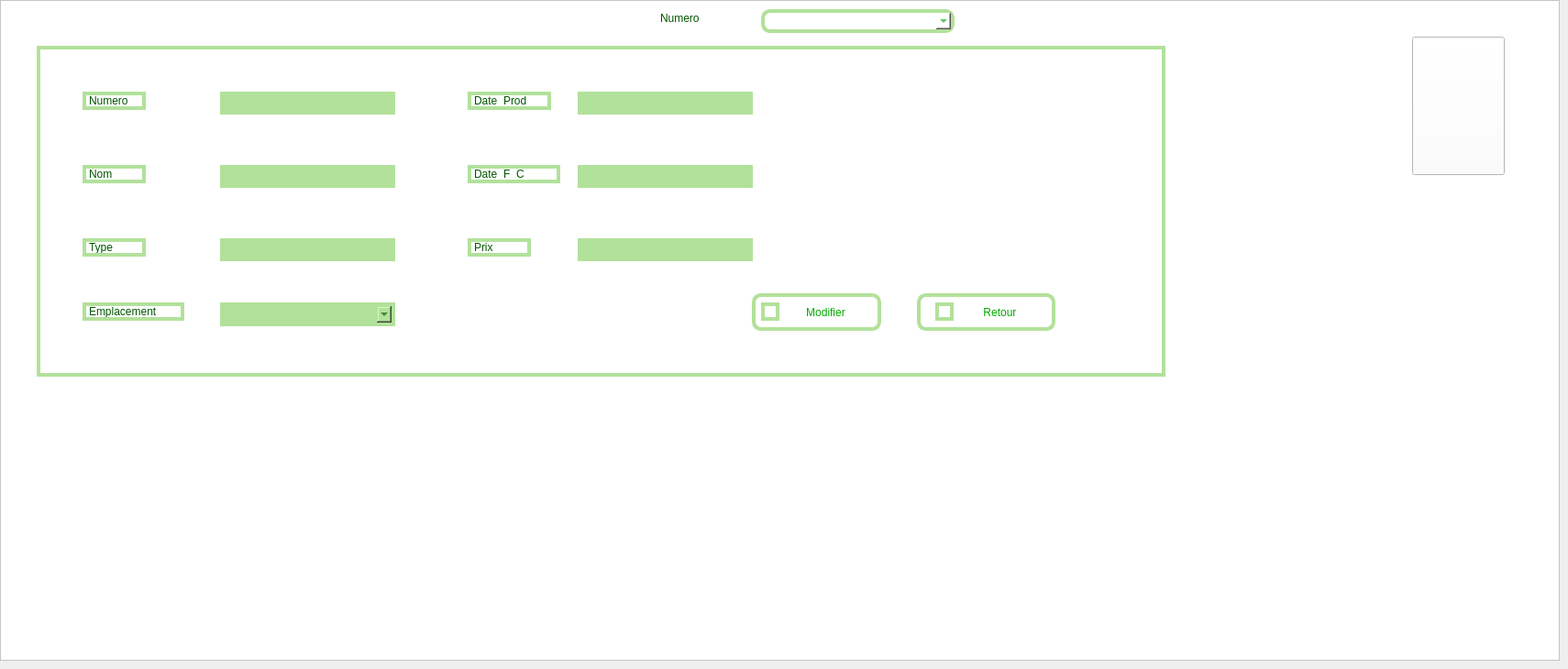
    <widget class="QWidget" name="page_9">
     <widget class="QFrame" name="frame_produit_modif">
      <property name="geometry">
       <rect>
        <x>0</x>
        <y>0</y>
        <width>1701</width>
        <height>721</height>
       </rect>
      </property>
      <property name="styleSheet">
       <string notr="true">background-color:rgb(255,255,255);</string>
      </property>
      <property name="frameShape">
       <enum>QFrame::StyledPanel</enum>
      </property>
      <property name="frameShadow">
       <enum>QFrame::Raised</enum>
      </property>
      <widget class="QFrame" name="frame_produit_modif2_2">
       <property name="geometry">
        <rect>
         <x>40</x>
         <y>50</y>
         <width>1231</width>
         <height>361</height>
        </rect>
       </property>
       <property name="styleSheet">
        <string notr="true">border:4px solid rgb(178,225,155);</string>
       </property>
       <property name="frameShape">
        <enum>QFrame::StyledPanel</enum>
       </property>
       <property name="frameShadow">
        <enum>QFrame::Raised</enum>
       </property>
       <widget class="QGroupBox" name="groupBox_2">
        <property name="geometry">
         <rect>
          <x>0</x>
          <y>0</y>
          <width>1231</width>
          <height>361</height>
         </rect>
        </property>
        <property name="styleSheet">
         <string notr="true">font:10pt&quot;Centaur&quot;;
color:rgb(0,85,0);

</string>
        </property>
        <property name="title">
         <string/>
        </property>
        <widget class="QPushButton" name="pb_modifier_produit">
         <property name="geometry">
          <rect>
           <x>780</x>
           <y>270</y>
           <width>141</width>
           <height>41</height>
          </rect>
         </property>
         <property name="styleSheet">
          <string notr="true">font:10pt&quot;Centaur&quot;;
color:rgb(0,170,0);
border-radius:10px;
border:4px solid rgb(178,225,155);</string>
         </property>
         <property name="text">
          <string>      Modifier</string>
         </property>
        </widget>
        <widget class="QLabel" name="label_produit5_2">
         <property name="geometry">
          <rect>
           <x>50</x>
           <y>130</y>
           <width>69</width>
           <height>20</height>
          </rect>
         </property>
         <property name="text">
          <string>Nom</string>
         </property>
        </widget>
        <widget class="QLabel" name="label_produit6_2">
         <property name="geometry">
          <rect>
           <x>50</x>
           <y>210</y>
           <width>69</width>
           <height>20</height>
          </rect>
         </property>
         <property name="text">
          <string>Type</string>
         </property>
        </widget>
        <widget class="QLabel" name="label_62">
         <property name="geometry">
          <rect>
           <x>120</x>
           <y>390</y>
           <width>69</width>
           <height>20</height>
          </rect>
         </property>
         <property name="text">
          <string>Prix</string>
         </property>
        </widget>
        <widget class="QLineEdit" name="le_Numero_modif">
         <property name="geometry">
          <rect>
           <x>200</x>
           <y>50</y>
           <width>191</width>
           <height>25</height>
          </rect>
         </property>
         <property name="styleSheet">
          <string notr="true">background-color:rgb(178,225,155);</string>
         </property>
        </widget>
        <widget class="QLabel" name="label_produit12_2">
         <property name="geometry">
          <rect>
           <x>50</x>
           <y>50</y>
           <width>69</width>
           <height>20</height>
          </rect>
         </property>
         <property name="text">
          <string>Numero</string>
         </property>
        </widget>
        <widget class="QLabel" name="label_produit13_2">
         <property name="geometry">
          <rect>
           <x>50</x>
           <y>280</y>
           <width>111</width>
           <height>20</height>
          </rect>
         </property>
         <property name="text">
          <string>Emplacement</string>
         </property>
        </widget>
        <widget class="QLineEdit" name="le_Nom_modif">
         <property name="geometry">
          <rect>
           <x>200</x>
           <y>130</y>
           <width>191</width>
           <height>25</height>
          </rect>
         </property>
         <property name="styleSheet">
          <string notr="true">background-color:rgb(178,225,155);</string>
         </property>
        </widget>
        <widget class="QLineEdit" name="letypemodif">
         <property name="geometry">
          <rect>
           <x>200</x>
           <y>210</y>
           <width>191</width>
           <height>25</height>
          </rect>
         </property>
         <property name="styleSheet">
          <string notr="true">background-color:rgb(178,225,155);</string>
         </property>
        </widget>
        <widget class="QLabel" name="label_produit23_2">
         <property name="geometry">
          <rect>
           <x>470</x>
           <y>50</y>
           <width>91</width>
           <height>20</height>
          </rect>
         </property>
         <property name="text">
          <string>Date_Prod</string>
         </property>
        </widget>
        <widget class="QLabel" name="label_produit24_2">
         <property name="geometry">
          <rect>
           <x>470</x>
           <y>130</y>
           <width>101</width>
           <height>20</height>
          </rect>
         </property>
         <property name="text">
          <string>Date_F_C</string>
         </property>
        </widget>
        <widget class="QLabel" name="label_produit25_2">
         <property name="geometry">
          <rect>
           <x>470</x>
           <y>210</y>
           <width>69</width>
           <height>20</height>
          </rect>
         </property>
         <property name="text">
          <string>Prix</string>
         </property>
        </widget>
        <widget class="QLineEdit" name="le_Date_Prod_modif">
         <property name="geometry">
          <rect>
           <x>590</x>
           <y>50</y>
           <width>191</width>
           <height>25</height>
          </rect>
         </property>
         <property name="styleSheet">
          <string notr="true">background-color:rgb(178,225,155);</string>
         </property>
        </widget>
        <widget class="QLineEdit" name="le_Date_F_C_modif">
         <property name="geometry">
          <rect>
           <x>590</x>
           <y>130</y>
           <width>191</width>
           <height>25</height>
          </rect>
         </property>
         <property name="styleSheet">
          <string notr="true">background-color:rgb(178,225,155);</string>
         </property>
        </widget>
        <widget class="QLineEdit" name="le_Prix_modif">
         <property name="geometry">
          <rect>
           <x>590</x>
           <y>210</y>
           <width>191</width>
           <height>25</height>
          </rect>
         </property>
         <property name="styleSheet">
          <string notr="true">background-color:rgb(178,225,155);</string>
         </property>
        </widget>
        <widget class="QLabel" name="le_Nom_modif_erre">
         <property name="geometry">
          <rect>
           <x>200</x>
           <y>160</y>
           <width>191</width>
           <height>20</height>
          </rect>
         </property>
         <property name="styleSheet">
          <string notr="true">border:rgb(255,255,255);</string>
         </property>
         <property name="text">
          <string/>
         </property>
        </widget>
        <widget class="QLabel" name="le_Prix_modif_erre">
         <property name="geometry">
          <rect>
           <x>590</x>
           <y>240</y>
           <width>191</width>
           <height>20</height>
          </rect>
         </property>
         <property name="styleSheet">
          <string notr="true">border:rgb(255,255,255);</string>
         </property>
         <property name="text">
          <string/>
         </property>
        </widget>
        <widget class="QComboBox" name="le_Emplacement_modif">
         <property name="geometry">
          <rect>
           <x>200</x>
           <y>280</y>
           <width>191</width>
           <height>26</height>
          </rect>
         </property>
         <property name="styleSheet">
          <string notr="true">background-color:rgb(178,225,155);</string>
         </property>
        </widget>
        <widget class="QPushButton" name="retour_modif_produit">
         <property name="geometry">
          <rect>
           <x>960</x>
           <y>270</y>
           <width>151</width>
           <height>41</height>
          </rect>
         </property>
         <property name="styleSheet">
          <string notr="true">font:10pt&quot;Centaur&quot;;
color:rgb(0,170,0);
border-radius:10px;
border:4px solid rgb(178,225,155);</string>
         </property>
         <property name="text">
          <string>         Retour</string>
         </property>
        </widget>
        <widget class="QLabel" name="label_produit_retour_modif_1">
         <property name="enabled">
          <bool>false</bool>
         </property>
         <property name="geometry">
          <rect>
           <x>980</x>
           <y>280</y>
           <width>20</width>
           <height>20</height>
          </rect>
         </property>
         <property name="text">
          <string/>
         </property>
        </widget>
        <widget class="QLabel" name="label_produit_modif_produit">
         <property name="enabled">
          <bool>false</bool>
         </property>
         <property name="geometry">
          <rect>
           <x>790</x>
           <y>280</y>
           <width>20</width>
           <height>20</height>
          </rect>
         </property>
         <property name="text">
          <string/>
         </property>
        </widget>
       </widget>
      </widget>
      <widget class="QComboBox" name="le_Numero_modif_2">
       <property name="geometry">
        <rect>
         <x>830</x>
         <y>10</y>
         <width>211</width>
         <height>26</height>
        </rect>
       </property>
       <property name="styleSheet">
        <string notr="true">
font:10pt&quot;Centaur&quot;;
color:rgb(0,170,0);
border-radius:10px;
border:4px solid rgb(178,225,155);</string>
       </property>
      </widget>
      <widget class="QLabel" name="label_produit22_2">
       <property name="geometry">
        <rect>
         <x>720</x>
         <y>10</y>
         <width>69</width>
         <height>20</height>
        </rect>
       </property>
       <property name="styleSheet">
        <string notr="true">font:10pt&quot;Centaur&quot;;
color:rgb(0,85,0);</string>
       </property>
       <property name="text">
        <string>Numero</string>
       </property>
      </widget>
      <widget class="QPushButton" name="pushButton_12">
       <property name="geometry">
        <rect>
         <x>1540</x>
         <y>40</y>
         <width>101</width>
         <height>151</height>
        </rect>
       </property>
       <property name="styleSheet">
        <string notr="true">image: url(:/logo ....png);
border-image: url(:/logo ....png);</string>
       </property>
       <property name="text">
        <string/>
       </property>
      </widget>
     </widget>
    </widget>
